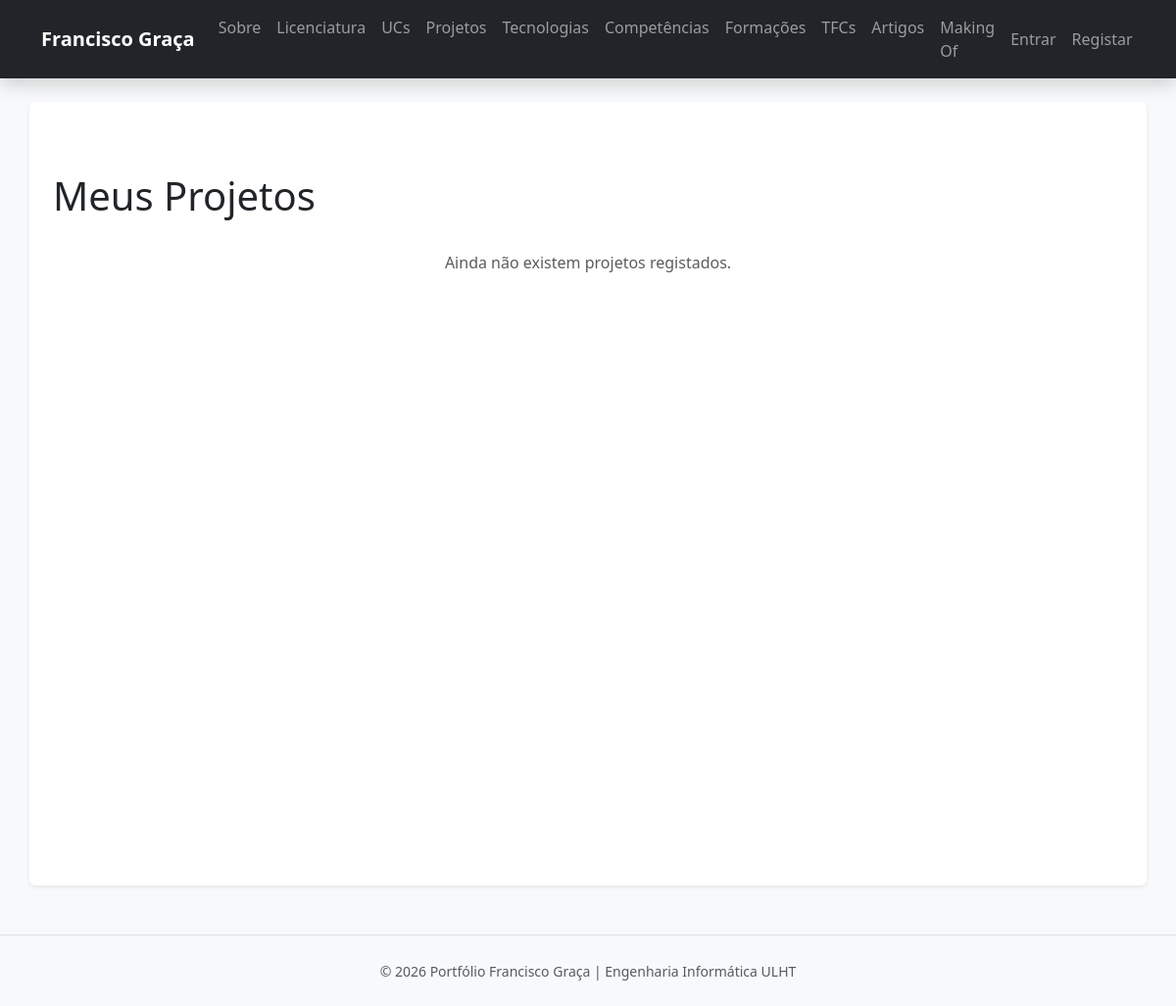
The app's page /portfolio/projetos/, older data.
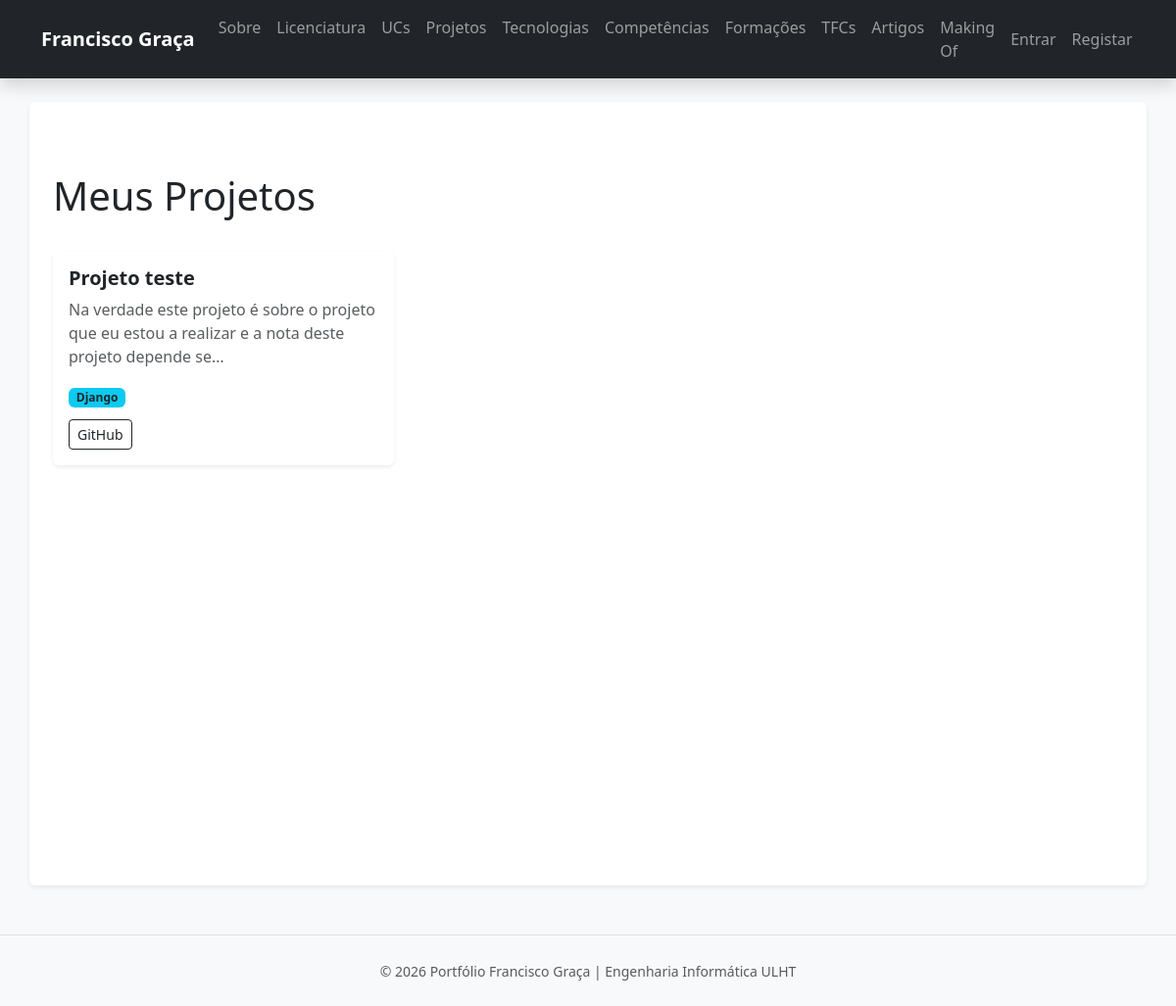
The same page, newer data.
### portfolio/models.py (models this page shows, shortened)
class Projeto(models.Model):
    titulo = models.CharField(max_length=200)
    descricao = models.TextField()
    imagem = models.ImageField(upload_to='projetos/', blank=True)
    ano = models.IntegerField()
    github_link = models.URLField(blank=True)
    tecnologias = models.ManyToManyField(Tecnologia, related_name='projetos')
    uc = models.ForeignKey(UnidadeCurricular, on_delete=models.SET_NULL, null=True, blank=True, related_name='projetos')

class Tecnologia(models.Model):
    nome = models.CharField(max_length=50)
    acronimo = models.CharField(max_length=10, blank=True)
    logo = models.ImageField(upload_to='tecnologias/', blank=True)
    link_oficial = models.URLField(blank=True)
    preferencia = models.IntegerField(default=1)
    descricao = models.TextField(blank=True) # Requisito 2.4.3
    tipo = models.ForeignKey(TipoTecnologia, on_delete=models.CASCADE, related_name='tecnologias', null=True) # Requisito 2.4.3

### portfolio/views.py (the view)
# urls.py: path('projetos/', views.projetos_view, name='projetos'),
def projetos_view(request):
    context = {'projetos': Projeto.objects.all()}
    return render(request, 'portfolio/projetos.html', context)

### portfolio/templates/portfolio/projetos.html (shortened to what this page needs)
{% extends 'portfolio/base.html' %}
{% block content %}
<div class="container mt-4">
    <div class="d-flex justify-content-between align-items-center mb-4">
        <h1>Meus Projetos</h1>
    </div>
    <div class="row">
        {% for projeto in projetos %}
            <div class="col-md-4 mb-4">
                <div class="card h-100 shadow-sm">
                    <div class="card-body">
                        <h5 class="card-title fw-bold">{{ projeto.titulo }}</h5>
                        <p class="card-text text-muted">{{ projeto.descricao|truncatechars:100 }}</p>
                        <div class="mb-2">
                            {% for tecnologia in projeto.tecnologias.all %}
                                <span class="badge bg-info text-dark">{{ tecnologia.nome }}</span>
                            {% endfor %}
                        </div>
                        {% if projeto.github_link %}
                            <a href="{{ projeto.github_link }}" target="_blank" class="btn btn-sm btn-outline-dark mt-1">GitHub</a>
                        {% endif %}
                    </div>
                </div>
            </div>
        {% empty %}
            <p class="text-center text-muted">Ainda não existem projetos registados.</p>
        {% endfor %}
    </div>
</div>
{% endblock %}

Row changes from the older to the newer data that the page shows:
added Projeto: titulo "Projeto teste", descricao "Na verdade este projeto é sobre o projeto que eu estou a realizar e a nota deste projeto depende se…"
added Tecnologia: nome "Django"
Text that changed along with them:
text no longer shown: "Ainda não existem projetos registados."
